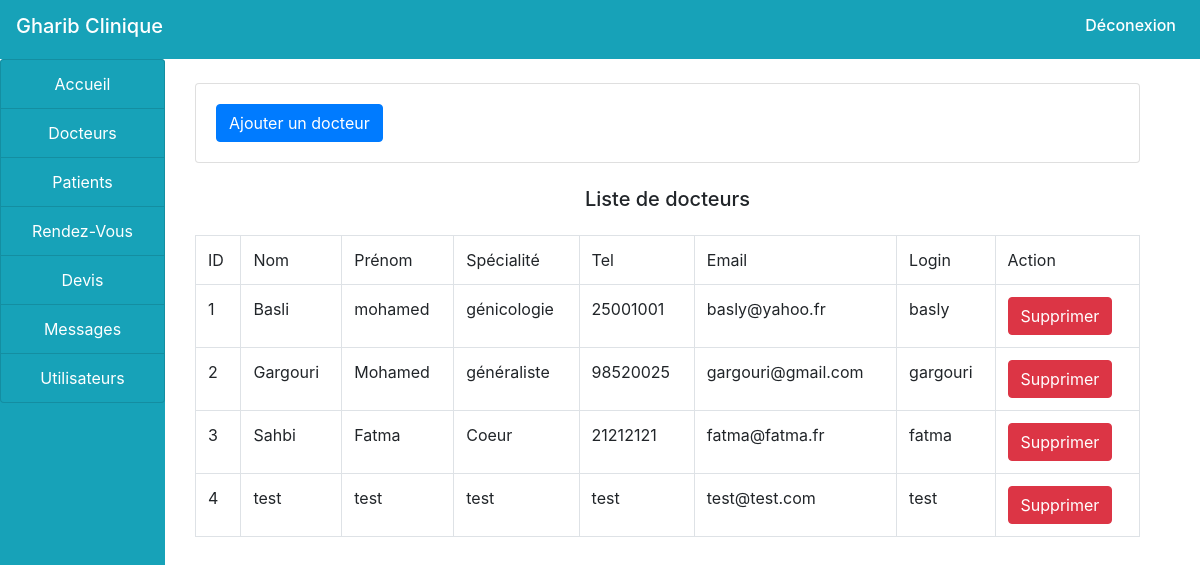
The page /ramaprojet/administration/docteurs.php on the database its author committed.
### tables this page shows
CREATE TABLE IF NOT EXISTS `docteurs` (
  `iddoc` int(11) NOT NULL AUTO_INCREMENT,
  `nom` varchar(50) NOT NULL,
  `prenom` varchar(50) NOT NULL,
  `specialite` varchar(200) NOT NULL,
  `tel` varchar(8) NOT NULL,
  `email` varchar(50) NOT NULL,
  `login` varchar(20) NOT NULL,
  `modp` varchar(20) NOT NULL,
  PRIMARY KEY (`iddoc`)
);

### ramaprojet/administration/docteurs.php (the view, shortened to what this page needs)
<!doctype html>
<html >
<head>
</head>
<body>
  <?php
  include("../include/header.php");
  ?>
  <div class="container-fluid">
  <div class="col-md-12">
  <div class="row">
  <div class="col-md-2" style="margin-left: -30px;">
  <?php
  include("sidenav.php");
  ?>
  </div>
  <div class="col-md-10">
  <br>
    <div class="card">
                <div class="card-body">
                    <button type="button" class="btn btn-primary" data-toggle="modal" data-target="#ajoutdoc">
                        Ajouter un docteur
                    </button>
                </div>
            </div>
  <h5 class="text-center my-4">Liste de docteurs</h5>
  <?php
  $cnx=new PDO('mysql:host=localhost;dbname=clinica;charset=utf8','root','');
  $req=$cnx->prepare('Select * from docteurs');
  $req->execute();
  $nbr = $req->rowCount();
?>
    <table class='table  table-bordered'>
    <tr>
    <td>ID</td>
	<td>Nom</td>
    <td>Prénom</td>
    <td>Spécialité</td>
    <td>Tel</td>
	<td>Email</td>
	<td>Login</td>
	<td>Action</td>
    </tr>
 <?php
    if ($nbr < 1 ) {
   ?>
        <tr><td colspan='6' class='text-center'>Pas de docteurs</td> </tr>
      <?php
	  }
	  else
	  {
      while($row=$req->fetch()){
?>
		<tr>
        <td><?php echo $row['iddoc'];?></td>
		<td><?php echo $row['nom'];?></td>
        <td><?php echo $row['prenom'];?></td>
        <td><?php echo $row['specialite'];?></td>
        <td><?php echo $row['tel'];?></td>
		<td><?php echo $row['email'];?></td>
		<td><?php echo $row['login'];?></td>
        <td><button type='button' class='btn btn-danger deletebtn'> Supprimer </button>
		</td>
  </tr>
	  <?php }
	  }	  ?>
  </table>

### rows shown on the page
docteurs: iddoc "1", nom "Basli", prenom "mohamed", specialite "génicologie", tel "25001001", email "basly@yahoo.fr", login "basly"
docteurs: iddoc "2", nom "Gargouri", prenom "Mohamed", specialite "généraliste", tel "98520025", email "gargouri@gmail.com", login "gargouri"
docteurs: iddoc "3", nom "Sahbi", prenom "Fatma", specialite "Coeur", tel "21212121", email "fatma@fatma.fr", login "fatma"
docteurs: iddoc "4", nom "test", prenom "test", specialite "test", tel "test", email "test@test.com", login "test"
